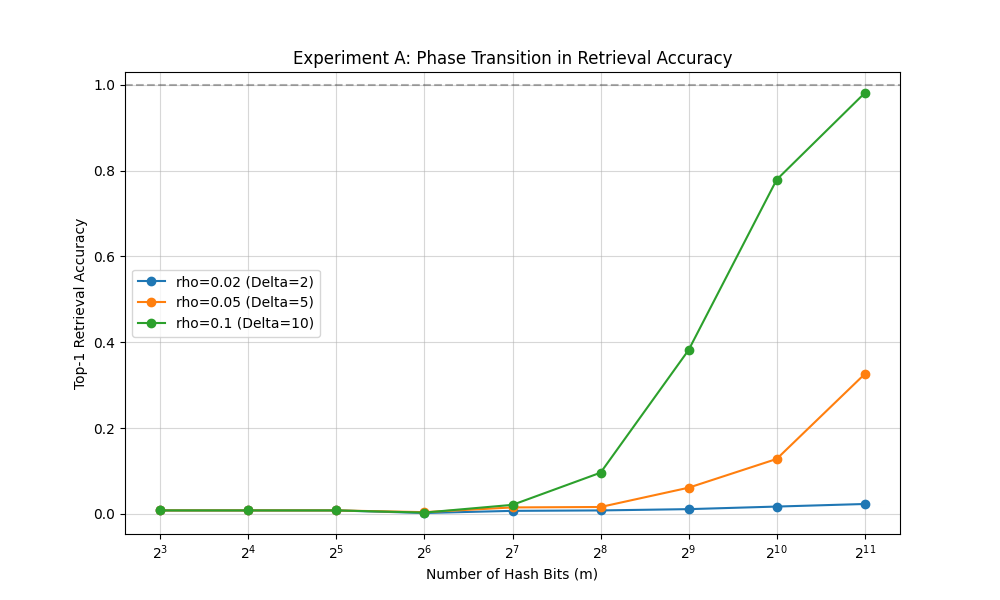

Recreate this plot in Python.
import numpy as np
import matplotlib.pyplot as plt
from synthetic_data import make_synthetic, rewa_hash_encode
import os

def run_experiment_a():
    print("Running Experiment A: Phase Transition...")
    
    # Parameters
    N = 2000 # Reduced from 10k for speed in this demo, scale up for full paper
    k = 10
    W = 10000
    L = 100
    rhos = [0.02, 0.05, 0.1]
    ms = [8, 16, 32, 64, 128, 256, 512, 1024, 2048]
    trials = 5
    
    results = {} # rho -> {m -> accuracy}
    
    for rho in rhos:
        print(f"  Testing rho={rho} (Delta={rho*L})...")
        accuracies = []
        
        for m in ms:
            trial_accs = []
            for t in range(trials):
                # Generate data
                items, labels = make_synthetic(N, k, W, L, rho, seed=t)
                
                # Encode
                B = rewa_hash_encode(items, m, seed=t)
                
                # Test Retrieval (Top-1)
                # We'll use a subset of queries to save time
                num_queries = 200
                query_indices = np.random.choice(N, num_queries, replace=False)
                
                hits = 0
                for q_idx in query_indices:
                    q_vec = B[q_idx]
                    
                    # Compute Hamming similarity (dot product for binary)
                    # scores = B @ q_vec
                    scores = np.dot(B, q_vec).astype(float)
                    
                    # Mask self
                    scores[q_idx] = -np.inf
                    
                    # Top-1
                    top1_idx = np.argmax(scores)
                    
                    # Check if in same cluster
                    if labels[top1_idx] == labels[q_idx]:
                        hits += 1
                
                acc = hits / num_queries
                trial_accs.append(acc)
            
            avg_acc = np.mean(trial_accs)
            accuracies.append(avg_acc)
            print(f"    m={m}, Acc={avg_acc:.3f}")
            
        results[rho] = accuracies

    # Plotting
    plt.figure(figsize=(10, 6))
    for rho, accs in results.items():
        plt.plot(ms, accs, marker='o', label=f'rho={rho} (Delta={int(rho*L)})')
    
    plt.xscale('log', base=2)
    plt.xlabel('Number of Hash Bits (m)')
    plt.ylabel('Top-1 Retrieval Accuracy')
    plt.title('Experiment A: Phase Transition in Retrieval Accuracy')
    plt.grid(True, which="both", ls="-", alpha=0.5)
    plt.legend()
    plt.axhline(y=1.0, color='k', linestyle='--', alpha=0.3)
    
    output_path = 'experiment_a_phase_transition.png'
    plt.savefig(output_path)
    print(f"Plot saved to {output_path}")

if __name__ == "__main__":
    run_experiment_a()
